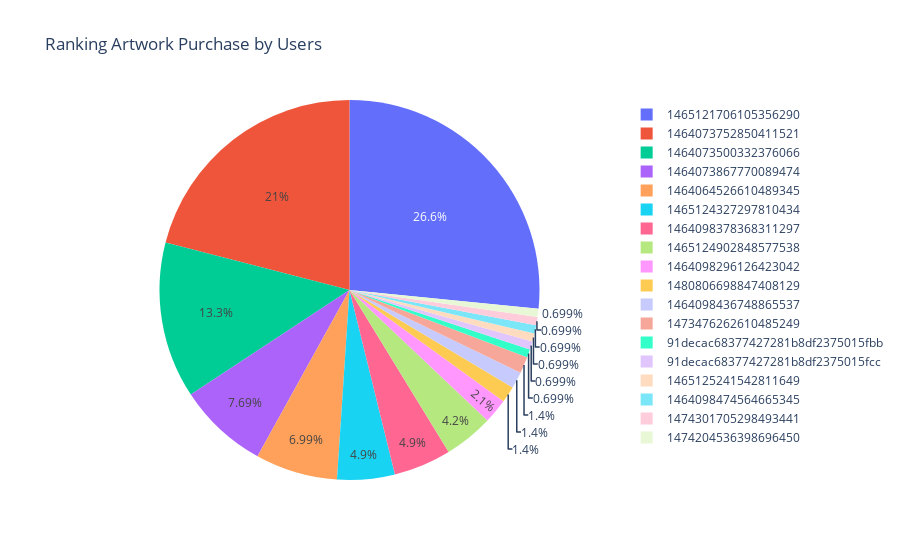

Notebook cell for this chart:
### Code cell
fig = px.pie(daf_query_order_g, values = 'num',names ='artwork_id',
             title = 'Ranking Artwork Purchase by Users',
             hover_data = ['price','amount'])
#fig.update_traces(textposition='inside', textinfo='percent+label')
fig.show()

### Figure 1 — Plotly figure (JSON) as saved in the notebook; plotly's stock layout.template omitted (floating-point values rounded to 4 significant figures; data arrays with more than 128 entries replaced by an {"elided": "..."} marker saying what was removed)
{"data": [{"customdata": {"elided": "129x2 int values"}, "domain": {"x": [0, 1], "y": [0, 1]}, "hoverlabel": {"namelength": 0}, "hovertemplate": "price=%{customdata[0]}<br>amount=%{customdata[1]}<br>artwork_id=%{label}<br>num=%{value}", "labels": {"elided": "129 str values"}, "legendgroup": "", "name": "", "showlegend": true, "type": "pie", "values": {"elided": "129 int values"}}], "layout": {"legend": {"tracegroupgap": 0}, "title": {"text": "Ranking Artwork Purchase by Users"}}}
